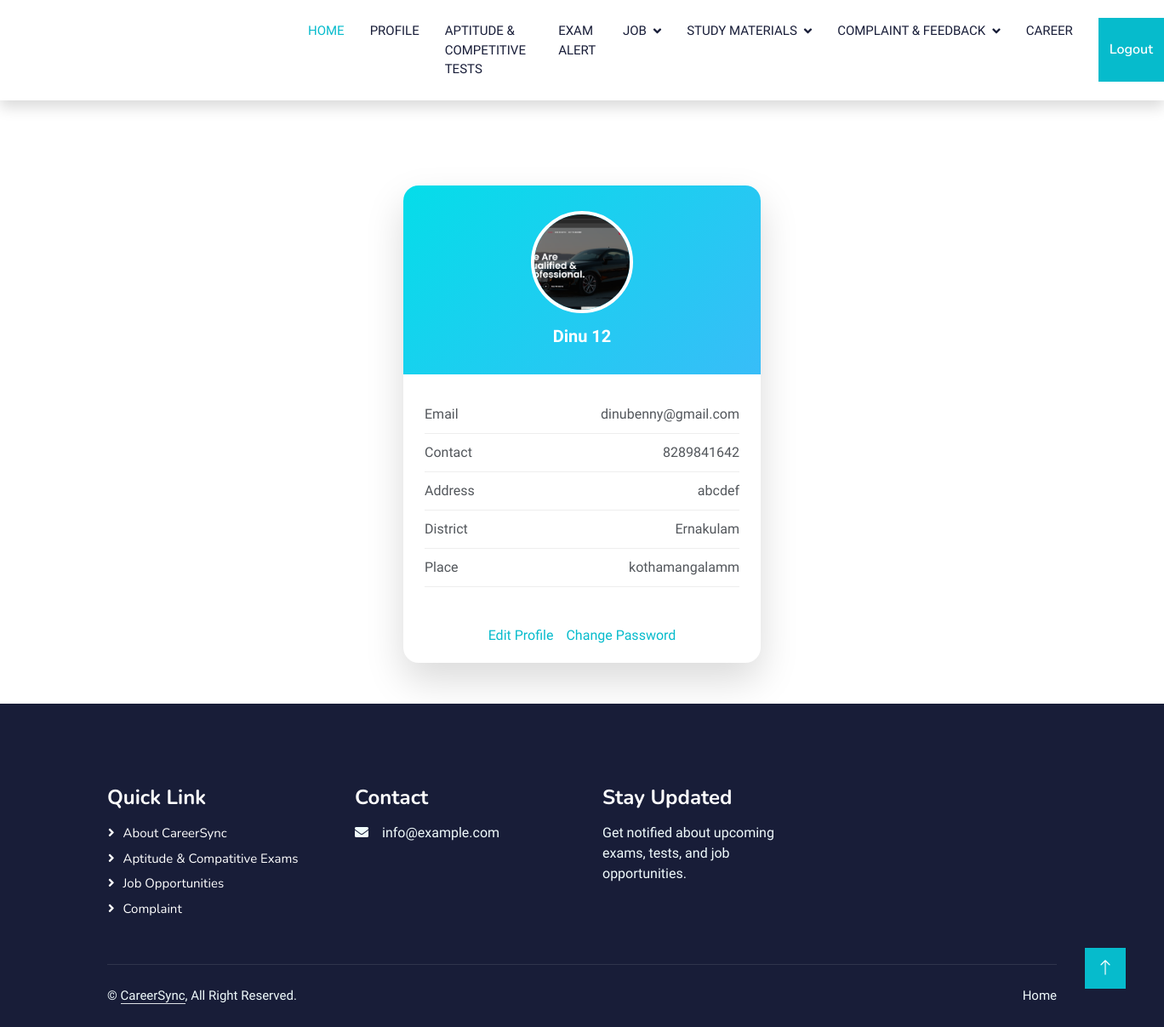
The app's page /User/Myprofile/ (signed in), older data.
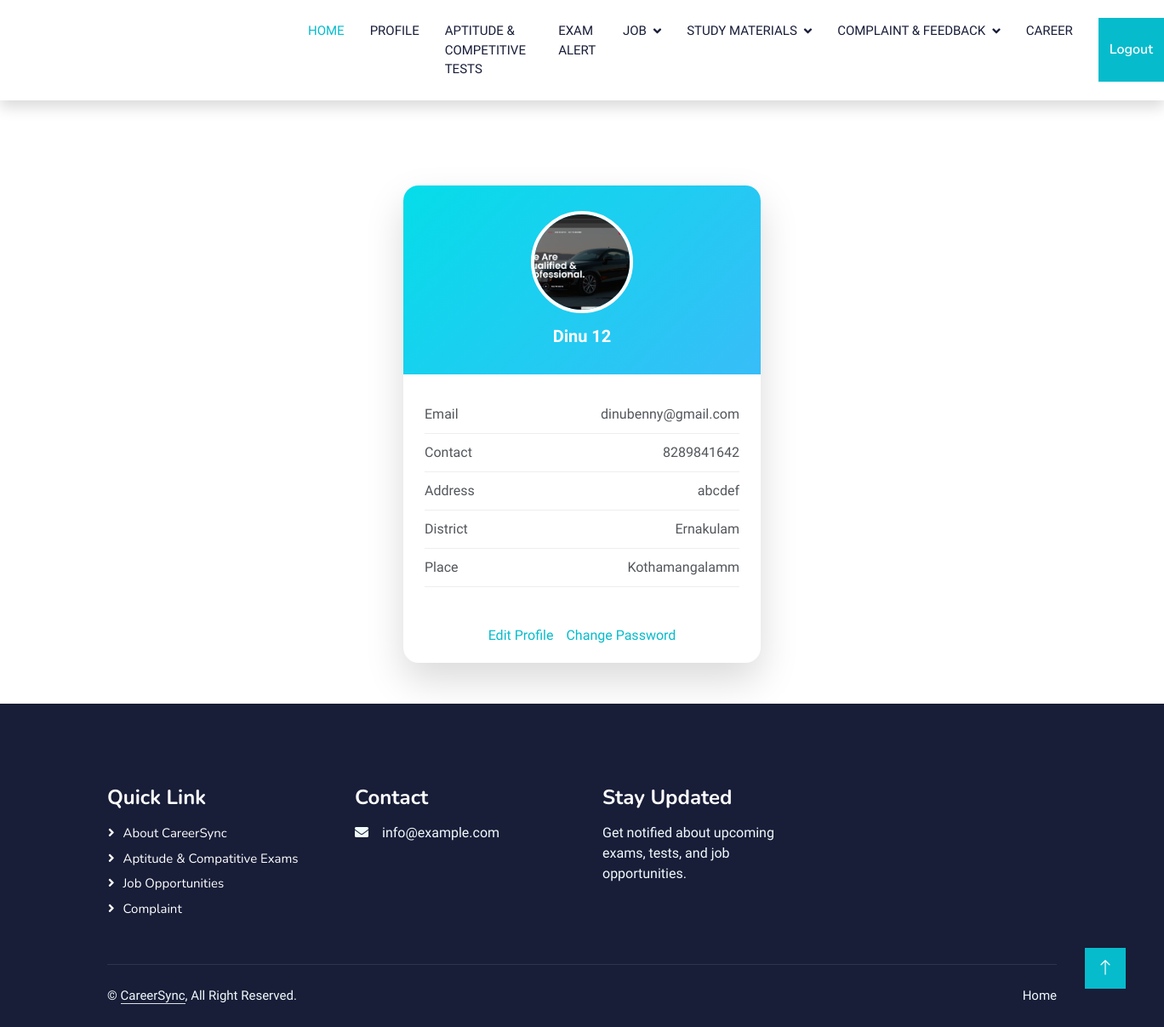
The same page, newer data.
### Guest/models.py (models this page shows)
class tbl_userreg(models.Model):
    user_name=models.CharField(max_length=50)
    user_email=models.CharField(max_length=50)
    user_contact=models.CharField(max_length=50)
    user_address=models.CharField(max_length=50)
    user_password=models.CharField(max_length=50)
    user_photo=models.FileField(upload_to="Assets/UserDocs/")
    place=models.ForeignKey(tbl_place,on_delete=models.CASCADE)

### Admin/models.py (models this page shows)
class tbl_place(models.Model):
    place_name = models.CharField(max_length=50)
    district=models.ForeignKey(tbl_district,on_delete=models.CASCADE)

class tbl_district(models.Model):
    district_name=models.CharField(max_length=50)

### User/views.py (the view)
# urls.py: path('Myprofile/',views.Myprofile,name='Myprofile'),
def Myprofile(request):
    if "uid" not in request.session:
        return redirect("Guest:Login")
    else:
        user=tbl_userreg.objects.get(id=request.session['uid'])
        return render(request,'User/Myprofile.html',{'user':user})

### User/Templates/User/Myprofile.html (shortened to what this page needs)
{% extends 'User/Header.html' %}
{% block content %}
<!DOCTYPE html>
<html lang="en">
<head>
</head>
<body class="careersync-profile-body">
    <div class="careersync-profile-card">
        <div class="careersync-profile-header">
            <img src="{{ user.user_photo.url }}" class="careersync-profile-photo" alt="Profile Photo">
            <div class="careersync-profile-name">{{ user.user_name }}</div>
        </div>
        <div class="careersync-profile-content">
            <div class="careersync-profile-row">
                <span class="careersync-profile-label">Email</span>
                <span class="careersync-profile-value">{{ user.user_email }}</span>
            </div>
            <div class="careersync-profile-row">
                <span class="careersync-profile-label">Contact</span>
                <span class="careersync-profile-value">{{ user.user_contact }}</span>
            </div>
            <div class="careersync-profile-row">
                <span class="careersync-profile-label">Address</span>
                <span class="careersync-profile-value">{{ user.user_address }}</span>
            </div>
            <div class="careersync-profile-row">
                <span class="careersync-profile-label">District</span>
                <span class="careersync-profile-value">{{ user.place.district.district_name }}</span>
            </div>
            <div class="careersync-profile-row">
                <span class="careersync-profile-label">Place</span>
                <span class="careersync-profile-value">{{ user.place.place_name }}</span>
            </div>
        </div>
        <div class="careersync-profile-actions">
            <a href="{% url 'User:Editprofile' %}" class="careersync-btn careersync-btn-edit">
                Edit Profile
            </a>
            <a href="{% url 'User:Changepassword' %}" class="careersync-btn careersync-btn-password">
                Change Password
            </a>
        </div>
    </div>
</body>
</html>
{% endblock %}

Row changes from the older to the newer data that the page shows:
changed through a linked row, tbl_userreg "Dinu 12": place.place_name "kothamangalamm" → "Kothamangalamm"
